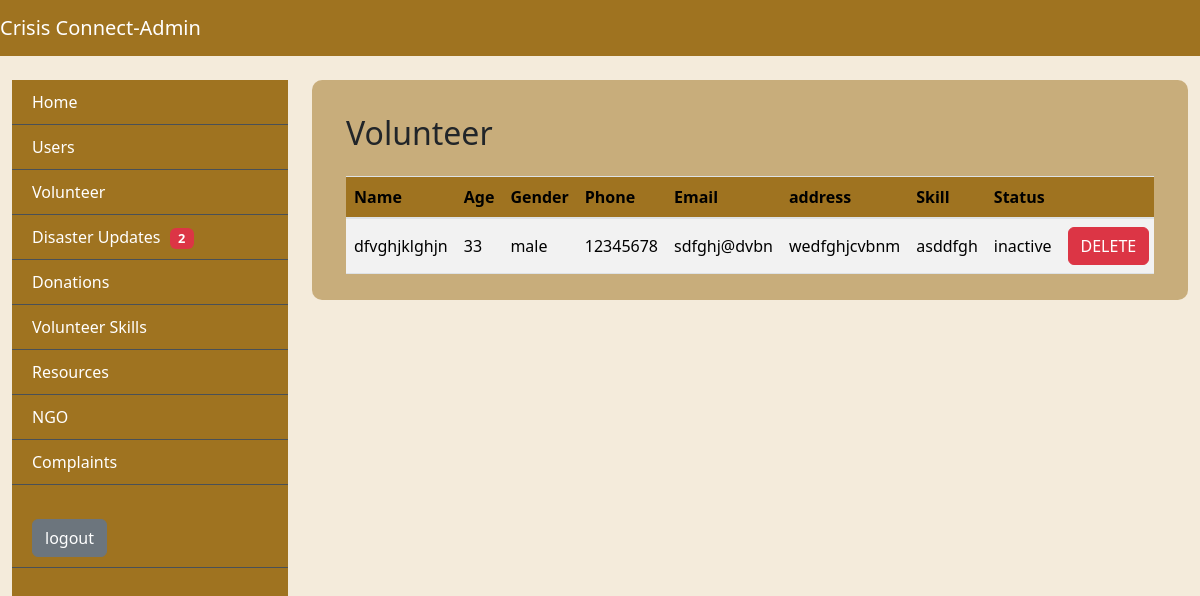
Page /volunteer on the committed database.
### app/models.py (models this page shows)
class UserTable(models.Model):
    LOGIN = models.ForeignKey(LoginTable, on_delete=models.CASCADE)
    Name= models.CharField(max_length=30, null=True, blank=True)
    age= models.IntegerField(null=True, blank=True)
    Gender= models.CharField(max_length=20, null=True, blank=True)
    Phone= models.BigIntegerField(null=True, blank=True)
    Email= models.CharField(max_length=20, null=True, blank=True)
    Address = models.CharField(max_length=50, null=True, blank=True)
    Type = models.CharField(max_length=30, null=True, blank=True)
    Skill = models.CharField(max_length=30, null=True, blank=True)
    Status = models.CharField(max_length=30, null=True, blank=True)

### app/views.py (the view)
# urls.py: path('volunteer', ViewVolunteers.as_view(), name="volunteer"),
class ViewVolunteers(View):
    def get(self, request):
        obj=UserTable.objects.filter(Type='volunteer')
        return render(request, "administrator/ViewVolunteers.html",{'val':obj})

### templates/administrator/ViewVolunteers.html
{% extends 'administrator/base.html' %}
{%block body%}
<div class="tbl-div">
  <div class="content container-fluid">
      <div class="container-fluid mt-4">
          <h2 class="mb-4">Volunteer</h2>
          <div class="table-responsive">
            <table class="table user-table table-striped">
              <thead>
                <tr>
                  <th>Name</th>
                  <th>Age</th>
                  <th>Gender</th>
                  <th>Phone</th>
                  <th>Email</th>
                  <th>address</th>
                  <th>Skill</th>
                  <th>Status</th>
                  <th></th>
                </tr>
              </thead>
              <tbody>
                {%for i in val%}
                <tr>
                  <td>{{i.Name}}</td>
                  <td>{{i.age}}</td>
                  <td>{{i.Gender}}</td>
                  <td>{{i.Phone}}</td>
                  <td>{{i.Email}}</td>
                  <td>{{i.Address}}</td>
                  <td>{{i.Skill}}</td>
                  <td>{{i.Status}}</td>
                  <td>
                    <a href="delete_user/{{i.LOGIN.id}}" class="btn btn-danger" onclick="return confirm('are you sure to delete this user?')">DELETE</a>
                  </td>
                </tr>
                {%endfor%}
              </tbody>
            </table>
          </div>
        </div>
  </div>
</div>
{%endblock%}

### static/css/baseStyle.css (style rules this page uses)
:root { --bg-color: #f4ebdb; --bg-color2: #9f7320; --bg-color-hover: #5d400a; --border-color: #495057; --danger-bg-color:#dc3545; --text-color1: #333; --text-color2:#fff; --text-color3:#484a4a; --table-td-color:#00ADB5; --accept-color:#28a745; --view-color:#065bb6; }
* { margin: 0; padding: 0; box-sizing: border-box; }
body { background-color: var(--bg-color); }
.tbl-div { width: 100%; padding: 10px; background-color: #9f732082; border-radius: 10px; }
.user-table th, .user-table td { vertical-align: middle; }
.user-table th { font-weight: bold; background-color: var(--bg-color2); }
.user-table th { font-weight: bold; }
a { text-decoration: none; color: var(--text-color2); }
:root { --progress-bar-width: 50px; --progress-bar-height: 50px; --font-size: 15px; }

### rows in the picture
UserTable: Name "dfvghjklghjn", age "33", Gender "male", Phone "12345678", Email "sdfghj@dvbn", Address "wedfghjcvbnm", Skill "asddfgh", Status "inactive"
